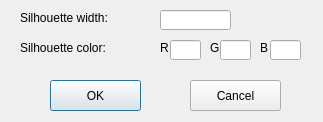
<?xml version="1.0" encoding="UTF-8"?>
<ui version="4.0">
 <class>OptionDialog</class>
 <widget class="QDialog" name="OptionDialog">
  <property name="geometry">
   <rect>
    <x>0</x>
    <y>0</y>
    <width>323</width>
    <height>122</height>
   </rect>
  </property>
  <property name="windowTitle">
   <string>OptionDialog</string>
  </property>
  <widget class="QPushButton" name="pushButtonOK">
   <property name="geometry">
    <rect>
     <x>50</x>
     <y>80</y>
     <width>91</width>
     <height>31</height>
    </rect>
   </property>
   <property name="text">
    <string>OK</string>
   </property>
  </widget>
  <widget class="QPushButton" name="pushButtonCancel">
   <property name="geometry">
    <rect>
     <x>190</x>
     <y>80</y>
     <width>91</width>
     <height>31</height>
    </rect>
   </property>
   <property name="text">
    <string>Cancel</string>
   </property>
  </widget>
  <widget class="QLabel" name="label_15">
   <property name="geometry">
    <rect>
     <x>210</x>
     <y>40</y>
     <width>16</width>
     <height>16</height>
    </rect>
   </property>
   <property name="text">
    <string>G</string>
   </property>
  </widget>
  <widget class="QLabel" name="label_16">
   <property name="geometry">
    <rect>
     <x>260</x>
     <y>40</y>
     <width>16</width>
     <height>16</height>
    </rect>
   </property>
   <property name="text">
    <string>B</string>
   </property>
  </widget>
  <widget class="QLabel" name="label_17">
   <property name="geometry">
    <rect>
     <x>160</x>
     <y>40</y>
     <width>16</width>
     <height>16</height>
    </rect>
   </property>
   <property name="text">
    <string>R</string>
   </property>
  </widget>
  <widget class="QLabel" name="label_18">
   <property name="geometry">
    <rect>
     <x>20</x>
     <y>40</y>
     <width>121</width>
     <height>16</height>
    </rect>
   </property>
   <property name="text">
    <string>Silhouette color:</string>
   </property>
  </widget>
  <widget class="QLineEdit" name="lineEditSilhouetteGreen">
   <property name="geometry">
    <rect>
     <x>220</x>
     <y>40</y>
     <width>31</width>
     <height>20</height>
    </rect>
   </property>
  </widget>
  <widget class="QLineEdit" name="lineEditSilhouetteBlue">
   <property name="geometry">
    <rect>
     <x>270</x>
     <y>40</y>
     <width>31</width>
     <height>20</height>
    </rect>
   </property>
  </widget>
  <widget class="QLineEdit" name="lineEditSilhouetteRed">
   <property name="geometry">
    <rect>
     <x>170</x>
     <y>40</y>
     <width>31</width>
     <height>20</height>
    </rect>
   </property>
  </widget>
  <widget class="QLabel" name="label_19">
   <property name="geometry">
    <rect>
     <x>20</x>
     <y>10</y>
     <width>101</width>
     <height>16</height>
    </rect>
   </property>
   <property name="text">
    <string>Silhouette width:</string>
   </property>
  </widget>
  <widget class="QLineEdit" name="lineEditSilhouetteWidth">
   <property name="geometry">
    <rect>
     <x>160</x>
     <y>10</y>
     <width>71</width>
     <height>20</height>
    </rect>
   </property>
  </widget>
 </widget>
 <layoutdefault spacing="6" margin="11"/>
 <tabstops>
  <tabstop>lineEditSilhouetteWidth</tabstop>
  <tabstop>lineEditSilhouetteRed</tabstop>
  <tabstop>lineEditSilhouetteGreen</tabstop>
  <tabstop>lineEditSilhouetteBlue</tabstop>
  <tabstop>pushButtonOK</tabstop>
  <tabstop>pushButtonCancel</tabstop>
 </tabstops>
 <resources/>
 <connections/>
</ui>
